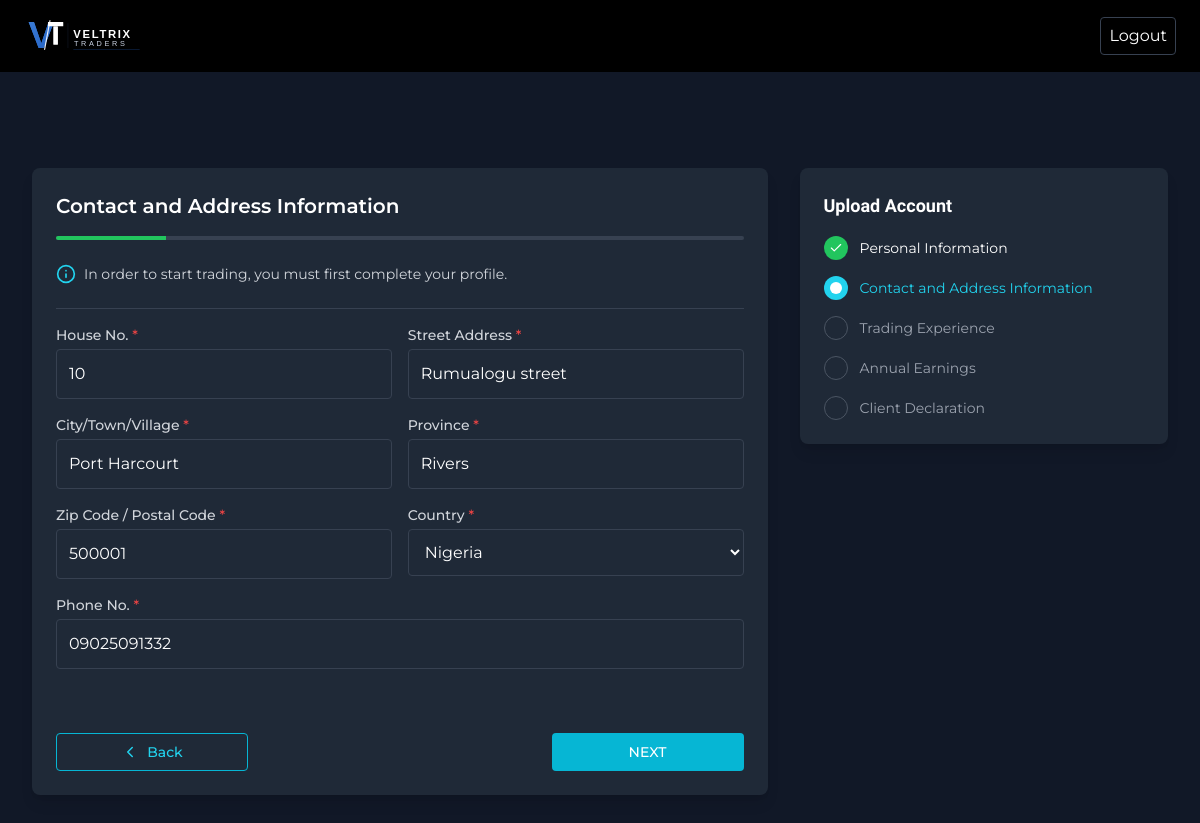
The page /setup-contact/ (signed in) on the database its author committed.
### VeltrixApp/models.py (models this page shows, shortened)
class User(AbstractUser):
    title = models.CharField(max_length=10, blank=True, null=True)
    phone = models.CharField(max_length=20, blank=True, null=True)
    date_of_birth = models.DateField(blank=True, null=True)
    house_no = models.CharField(max_length=50, blank=True, null=True)
    address = models.TextField(blank=True, null=True)
    city = models.CharField(max_length=100, blank=True, null=True)
    province = models.CharField(max_length=100, blank=True, null=True)
    zip_code = models.CharField(max_length=20, blank=True, null=True)
    country = models.CharField(max_length=100, blank=True, null=True)
    profile_image = models.ImageField(upload_to='profiles/', blank=True, null=True)
    referral_code = models.CharField(max_length=20, unique=True, blank=True, null=True)
    referred_by = models.ForeignKey('self', on_delete=models.SET_NULL, blank=True, null=True, related_name='referrals')
    email_verified = models.BooleanField(default=False)
    two_factor_enabled = models.BooleanField(default=False)
    two_factor_secret = models.CharField(max_length=255, blank=True, null=True)
    is_kyc_verified = models.BooleanField(default=False)
    email_otp = models.CharField(max_length=6, blank=True, null=True)
    email_otp_created_at = models.DateTimeField(blank=True, null=True)
    is_email_verified = models.BooleanField(default=False)
    email_deposit = models.BooleanField(default=True)
    email_withdrawal = models.BooleanField(default=True)
    email_trade = models.BooleanField(default=True)
    email_account_update = models.BooleanField(default=True)
    push_deposit = models.BooleanField(default=True)
    push_withdrawal = models.BooleanField(default=True)
    push_trade = models.BooleanField(default=True)
    document_type = models.CharField(max_length=20, blank=True, null=True)
    document_number = models.CharField(max_length=100, blank=True, null=True)
    document_expiry = models.DateField(blank=True, null=True)
    document_front = models.ImageField(upload_to='kyc/', blank=True, null=True)
    document_back = models.ImageField(upload_to='kyc/', blank=True, null=True)
    yrs_experience = models.CharField(max_length=50, blank=True, null=True)
    trading_frequency = models.CharField(max_length=50, blank=True, null=True)
    instrument_traded = models.TextField(blank=True, null=True)
    knowledge_level = models.CharField(max_length=50, blank=True, null=True)
    preferred_market = models.CharField(max_length=100, blank=True, null=True)
    trading_platform = models.CharField(max_length=100, blank=True, null=True)
    annual_income = models.CharField(max_length=50, blank=True, null=True)
    source_of_income = models.CharField(max_length=100, blank=True, null=True)
    tax_residence = models.CharField(max_length=100, blank=True, null=True)
    balance = models.DecimalField(max_digits=20, decimal_places=2, default=0)
    bonus_balance = models.DecimalField(max_digits=20, decimal_places=2, default=0)
    total_deposit = models.DecimalField(max_digits=20, decimal_places=2, default=0)
    total_withdrawal = models.DecimalField(max_digits=20, decimal_places=2, default=0)
    total_commission = models.DecimalField(max_digits=20, decimal_places=2, default=0)
    loyalty_status = models.CharField(max_length=50, default='Bronze')
    loyalty_tier_color = models.CharField(max_length=20, blank=True, null=True)
    loyalty_benefits = models.TextField(blank=True, null=True)
    loyalty_updated_at = models.DateTimeField(auto_now=True)
    last_login_ip = models.GenericIPAddressField(blank=True, null=True)
    created_at = models.DateTimeField(auto_now_add=True)
    updated_at = models.DateTimeField(auto_now=True)

### VeltrixApp/views.py (the view)
# urls.py: path('setup-contact/', views.setup_contact, name='setup_contact'),
@login_required
def setup_contact(request):
    if request.method == 'POST':
        form = SetupContactForm(request.POST, instance=request.user)
        if form.is_valid():
            form.save()
            messages.success(request, 'Contact information saved!')
            return redirect('setup_experience')
    else:
        form = SetupContactForm(instance=request.user)
    return render(request, 'setup-contact.html', {'form': form})

### VeltrixApp/forms.py
class SetupContactForm(forms.ModelForm):
    class Meta:
        model = User
        fields = ['house_no', 'address', 'city', 'province', 'zip_code', 'country', 'phone']

### VeltrixApp/templates/setup-contact.html (shortened to what this page needs)
{% extends "user/includes/setup-header.html" %}
{% load static %}
{% block content %}
<div class="max-w-7xl mx-auto px-4 py-8">
    <form action="{% url 'setup_contact' %}" method="POST">
        <div class="max-w-7xl mx-auto flex flex-col md:flex-row px-4 py-8 gap-8">
            <div class="w-full md:w-2/3 bg-gray-800 rounded-lg p-6 shadow-lg">
                <div style="opacity: 1; transform: none">
                    <h2 class="text-white text-xl font-semibold mb-2">
                        Contact and Address Information
                    </h2>
                </div>
                <div class="w-full bg-gray-700 h-1 mt-4 mb-6 rounded-full overflow-hidden">
                    <div class="h-full bg-green-500 transition-all duration-700 ease-in-out" style="width: 16%"></div>
                </div>
                <div class="flex items-center mb-6 text-cyan-400">
                    <svg xmlns="http://www.w3.org/2000/svg" width="20" height="20" viewBox="0 0 24 24" fill="none" stroke="currentColor" stroke-width="2" stroke-linecap="round" stroke-linejoin="round" class="lucide lucide-info">
                        <circle cx="12" cy="12" r="10"></circle>
                        <path d="M12 16v-4"></path>
                        <path d="M12 8h.01"></path>
                    </svg>
                    <span class="ml-2 text-sm text-gray-300">
                        In order to start trading, you must first complete your profile.
                    </span>
                </div>
                <div class="border-t border-gray-700 py-4">
                    <div style="opacity: 1; transform: none">
                        <div class="mb-4 md:flex md:flex-row md:gap-4">
                            <div class="mb-4 md:mb-0 md:w-1/2">
                                <label class="block text-sm font-medium text-gray-300 mb-1">
                                    House No. <span class="text-red-500">*</span>
                                </label>
                                <input type="text" name="house_no" value="{{ form.house_no.value|default:'' }}"
                                       class="w-full p-3 bg-gray-800 text-white border {% if form.house_no.errors %}border-red-500{% else %}border-gray-700{% endif %} rounded focus:ring-2 focus:ring-blue-500 focus:border-blue-500"
                                       placeholder="Enter House No." required />
                            </div>
                            <div class="md:w-1/2">
                                <label class="block text-sm font-medium text-gray-300 mb-1">
                                    Street Address <span class="text-red-500">*</span>
                                </label>
                                <input type="text" name="address" value="{{ form.address.value|default:'' }}"
                                       class="w-full p-3 bg-gray-800 text-white border {% if form.address.errors %}border-red-500{% else %}border-gray-700{% endif %} rounded focus:ring-2 focus:ring-blue-500 focus:border-blue-500"
                                       placeholder="Enter Street Address" required />
                            </div>
                        </div>
                    </div>
                    <div style="opacity: 1; transform: none">
                        <div class="mb-4 md:flex md:flex-row md:gap-4">
                            <div class="mb-4 md:mb-0 md:w-1/2">
                                <label class="block text-sm font-medium text-gray-300 mb-1">
                                    City/Town/Village <span class="text-red-500">*</span>
                                </label>
                                <input type="text" name="city" value="{{ form.city.value|default:'' }}"
                                       class="w-full p-3 bg-gray-800 text-white border {% if form.city.errors %}border-red-500{% else %}border-gray-700{% endif %} rounded focus:ring-2 focus:ring-blue-500 focus:border-blue-500"
                                       placeholder="Enter City/Town/Village" required />
                            </div>
                            <div class="md:w-1/2">
                                <label class="block text-sm font-medium text-gray-300 mb-1">
                                    Province <span class="text-red-500">*</span>
                                </label>
                                <input type="text" name="province" value="{{ form.province.value|default:'' }}"
                                       class="w-full p-3 bg-gray-800 text-white border {% if form.province.errors %}border-red-500{% else %}border-gray-700{% endif %} rounded focus:ring-2 focus:ring-blue-500 focus:border-blue-500"
                                       placeholder="Enter Province" required />
                            </div>
                        </div>
                    </div>
                    <div style="opacity: 1; transform: none">
                        <div class="mb-4 md:flex md:flex-row md:gap-4">
                            <div class="mb-4 md:mb-0 md:w-1/2">
                                <label class="block text-sm font-medium text-gray-300 mb-1">
                                    Zip Code / Postal Code <span class="text-red-500">*</span>
                                </label>
                                <input type="text" name="zip_code" value="{{ form.zip_code.value|default:'' }}"
                                       class="w-full p-3 bg-gray-800 text-white border {% if form.zip_code.errors %}border-red-500{% else %}border-gray-700{% endif %} rounded focus:ring-2 focus:ring-blue-500 focus:border-blue-500"
                                       placeholder="Enter Zip Code / Postal Code" required />
                            </div>
                            <div class="md:w-1/2">
                                <label class="block text-sm font-medium text-gray-300 mb-1">
                                    Country <span class="text-red-500">*</span>
                                </label>
                                <div class="relative">
                                    <select name="country" class="w-full p-3 bg-gray-800 text-white border {% if form.country.errors %}border-red-500{% else %}border-gray-700{% endif %} rounded focus:ring-2 focus:ring-blue-500 focus:border-blue-500" required>
                                        <option value="Nigeria" {% if form.country.value == 'Nigeria' %}selected{% endif %}>Nigeria</option>
                                    </select>
                                </div>
                            </div>
                        </div>
                    </div>
                    <div style="opacity: 1; transform: none">
                        <div class="mb-4 md:flex md:flex-row md:gap-4">
                            <div class="w-full">
                                <label class="block text-sm font-medium text-gray-300 mb-1">
                                    Phone No. <span class="text-red-500">*</span>
                                </label>
                                <input type="text" name="phone" value="{{ form.phone.value|default:'' }}"
                                       class="w-full p-3 bg-gray-800 text-white border {% if form.phone.errors %}border-red-500{% else %}border-gray-700{% endif %} rounded focus:ring-2 focus:ring-blue-500 focus:border-blue-500"
                                       placeholder="Enter Phone No." required />
                            </div>
                        </div>
                    </div>
                </div>
                <div class="flex justify-between mt-8">
                    <a href="{% url 'setup_personal' %}" class="flex items-center justify-center px-4 py-2 font-medium text-sm bg-transparent border border-cyan-500 text-cyan-400 rounded w-48 hover:bg-cyan-900 hover:bg-opacity-20 transition-colors">
                        <svg xmlns="http://www.w3.org/2000/svg" width="18" height="18" viewBox="0 0 24 24" fill="none" stroke="currentColor" stroke-width="2" stroke-linecap="round" stroke-linejoin="round" class="lucide lucide-chevron-left">
                            <path d="m15 18-6-6 6-6"></path>
                        </svg>
                        <span class="ml-2">Back</span>
                    </a>
                    <button type="submit" class="ml-auto px-4 py-2 font-medium text-sm bg-cyan-500 text-white rounded w-48 transition-all hover:bg-cyan-600">
                        NEXT
                    </button>
                </div>
            </div>
            <div class="w-full md:w-1/3 bg-gray-800 rounded-lg p-6 shadow-lg h-min">
                <h3 class="text-white text-lg font-semibold mb-4">
                    Upload Account
                </h3>
                <ul class="space-y-4">
                    <li class="flex items-center">
                        <div class="w-6 h-6 rounded-full flex items-center justify-center mr-3 bg-green-500">
                            <svg xmlns="http://www.w3.org/2000/svg" width="14" height="14" viewBox="0 0 24 24" fill="none" stroke="currentColor" stroke-width="2" stroke-linecap="round" stroke-linejoin="round" class="lucide lucide-check text-white">
                                <path d="M20 6 9 17l-5-5"></path>
                            </svg>
                        </div>
                        <span class="text-sm text-white">Personal Information</span>
                    </li>
                    <li class="flex items-center">
                        <div class="w-6 h-6 rounded-full flex items-center justify-center mr-3 bg-cyan-400">
                            <div class="animate-pulse w-3 h-3 bg-white rounded-full"></div>
                        </div>
                        <span class="text-sm text-cyan-400">Contact and Address Information</span>
                    </li>
                    <li class="flex items-center">
                        <div class="w-6 h-6 rounded-full flex items-center justify-center mr-3 border border-gray-600"></div>
                        <span class="text-sm text-gray-400">Trading Experience</span>
                    </li>
                    <li class="flex items-center">
                        <div class="w-6 h-6 rounded-full flex items-center justify-center mr-3 border border-gray-600"></div>
                        <span class="text-sm text-gray-400">Annual Earnings</span>
                    </li>
                    <li class="flex items-center">
                        <div class="w-6 h-6 rounded-full flex items-center justify-center mr-3 border border-gray-600"></div>
                        <span class="text-sm text-gray-400">Client Declaration</span>
                    </li>
                </ul>
            </div>
        </div>
    </form>
</div>
{% endblock %}

### rows shown on the page
User: house_no "10", address "Rumualogu street", city "Port Harcourt", province "Rivers", zip_code "500001", country "Nigeria", phone "09025091332"
